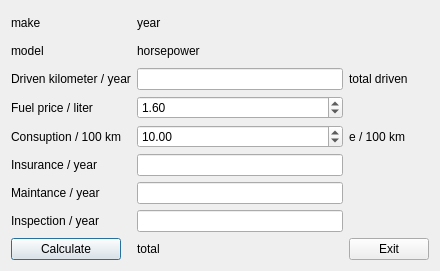
<?xml version="1.0" encoding="UTF-8"?>
<ui version="4.0">
 <class>CostsCalculator</class>
 <widget class="QDialog" name="CostsCalculator">
  <property name="geometry">
   <rect>
    <x>0</x>
    <y>0</y>
    <width>440</width>
    <height>271</height>
   </rect>
  </property>
  <property name="windowTitle">
   <string>Dialog</string>
  </property>
  <layout class="QGridLayout" name="gridLayout">
   <item row="5" column="2">
    <widget class="QDoubleSpinBox" name="doubleSpin_FueConsuption">
     <property name="singleStep">
      <double>0.200000000000000</double>
     </property>
     <property name="value">
      <double>10.000000000000000</double>
     </property>
    </widget>
   </item>
   <item row="3" column="3">
    <widget class="QLabel" name="label_CostKilometer">
     <property name="text">
      <string>total driven</string>
     </property>
    </widget>
   </item>
   <item row="9" column="0">
    <widget class="QPushButton" name="pushButton_Calculate">
     <property name="text">
      <string>Calculate</string>
     </property>
    </widget>
   </item>
   <item row="9" column="3">
    <widget class="QPushButton" name="pushButton_Exit">
     <property name="text">
      <string>Exit</string>
     </property>
    </widget>
   </item>
   <item row="6" column="2">
    <widget class="QLineEdit" name="lineEdit_Insurance"/>
   </item>
   <item row="7" column="0">
    <widget class="QLabel" name="label_Maintance">
     <property name="text">
      <string>Maintance / year</string>
     </property>
    </widget>
   </item>
   <item row="4" column="0" colspan="2">
    <widget class="QLabel" name="label_FuelPrice">
     <property name="text">
      <string>Fuel price / liter</string>
     </property>
    </widget>
   </item>
   <item row="3" column="0" colspan="2">
    <widget class="QLabel" name="label_kilometers">
     <property name="text">
      <string>Driven kilometer / year</string>
     </property>
    </widget>
   </item>
   <item row="1" column="0">
    <widget class="QLabel" name="label_CarModel">
     <property name="text">
      <string>model</string>
     </property>
    </widget>
   </item>
   <item row="3" column="2">
    <widget class="QLineEdit" name="lineEdit_driven">
     <property name="inputMethodHints">
      <set>Qt::ImhDigitsOnly|Qt::ImhHiddenText</set>
     </property>
    </widget>
   </item>
   <item row="7" column="2">
    <widget class="QLineEdit" name="lineEdit_Maintance"/>
   </item>
   <item row="1" column="2">
    <widget class="QLabel" name="label_CarHorsepower">
     <property name="text">
      <string>horsepower</string>
     </property>
    </widget>
   </item>
   <item row="0" column="2">
    <widget class="QLabel" name="label_CarYear">
     <property name="text">
      <string>year</string>
     </property>
    </widget>
   </item>
   <item row="5" column="0">
    <widget class="QLabel" name="label_FuelPer100">
     <property name="text">
      <string>Consuption / 100 km</string>
     </property>
    </widget>
   </item>
   <item row="0" column="0">
    <widget class="QLabel" name="label_CarMake">
     <property name="text">
      <string>make</string>
     </property>
    </widget>
   </item>
   <item row="8" column="0">
    <widget class="QLabel" name="label_inspection">
     <property name="text">
      <string>Inspection / year</string>
     </property>
    </widget>
   </item>
   <item row="6" column="0">
    <widget class="QLabel" name="label_Insurance">
     <property name="text">
      <string>Insurance / year</string>
     </property>
    </widget>
   </item>
   <item row="4" column="2">
    <widget class="QDoubleSpinBox" name="doubleSpin_FuelPriceLiter">
     <property name="singleStep">
      <double>0.050000000000000</double>
     </property>
     <property name="value">
      <double>1.600000000000000</double>
     </property>
    </widget>
   </item>
   <item row="8" column="2">
    <widget class="QLineEdit" name="lineEdit_Inspection"/>
   </item>
   <item row="9" column="2">
    <widget class="QLabel" name="label_CostTotal">
     <property name="text">
      <string>total</string>
     </property>
    </widget>
   </item>
   <item row="5" column="3">
    <widget class="QLabel" name="label_CostConsuption">
     <property name="text">
      <string>e / 100 km</string>
     </property>
    </widget>
   </item>
  </layout>
 </widget>
 <resources/>
 <connections/>
</ui>
